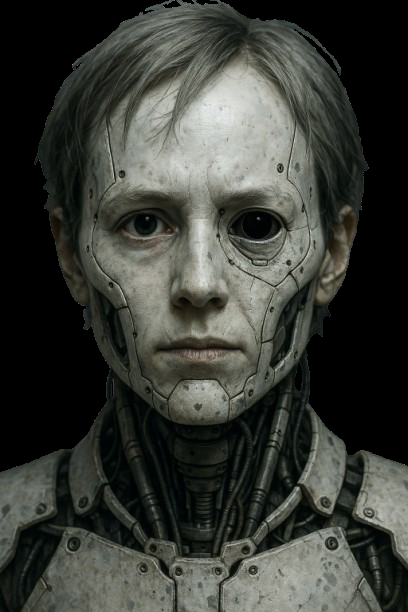
#> input picture robot.png, 408 x 612 px
$ python -i uncanny_demo.py   (imports and definitions only)   (older library calls are emulated)
#> lines starting #> are read from the running program, lines starting #| are printed output that depends on the picture; after the words box and inside, x2 and y2 are one past the last pixel; in counts of white or black regions, pixels touching at a corner belong together
import cv2
import numpy as np
# ==== run marker (drop-in) ====
import os, time, cv2
APP_NAME = "UNCANNY_DEMO"
BUILD_TS = time.strftime("%Y-%m-%d %H:%M:%S")
# [1 line not run here, left out]

WIN = f"{APP_NAME} | {BUILD_TS}"        # ←ウィンドウ名にも刻印
# =================================


# ==== スタイル制御（グローバル） ====
STYLE = 0           # 0..3 で切替（mキー）
ROBO_STRENGTH = 1.0 # 0.5〜2.0 推奨（';' と "'" で調整）
HEX_OVERLAY = True  # gキーで切替

def _posterize(bgr, levels=6):
    step = 256 // max(2, levels)
    return (bgr // step) * step

# [14 lines left out: functions _sobel_normals, _specular_from_normals, not called in this run]

def _panel_lines(gray):
    # エッジ+適応二値でパネル境界を抽出
    e1 = cv2.Canny(gray, 50, 120)
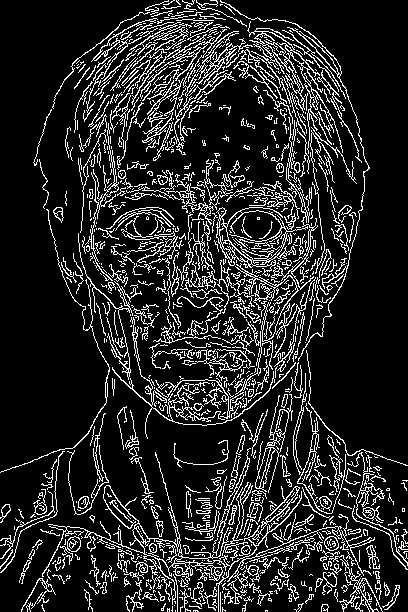
#> e1: shape (612, 408); 15% white in thin lines or dots
    th = cv2.adaptiveThreshold(gray,255,cv2.ADAPTIVE_THRESH_MEAN_C,
                               cv2.THRESH_BINARY_INV, 31, 7)
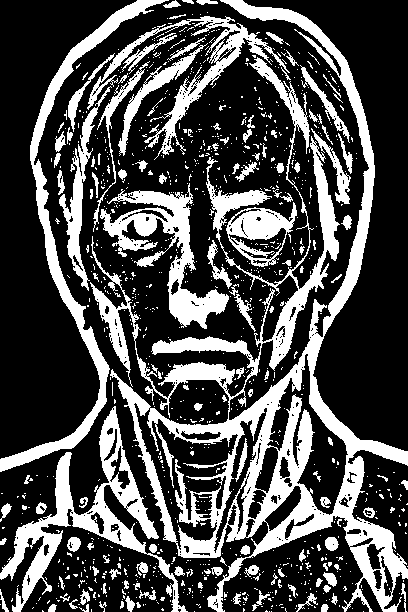
#> th: shape (612, 408); 29.6% white; 1013 white regions (880 under 20 px), largest, box (x1, y1, x2, y2) and area: (90, 0, 408, 612) 34403, (0, 406, 188, 612) 7271, (0, 0, 169, 472) 6180
    lines = cv2.bitwise_or(e1, th)
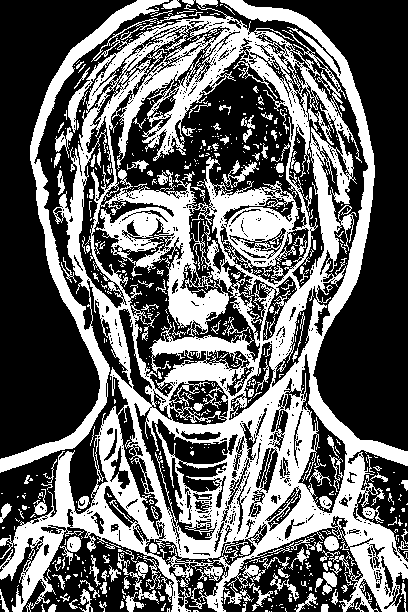
#> lines: shape (612, 408); 39.9% white; 613 white regions (456 under 20 px), largest, box (x1, y1, x2, y2) and area: (0, 0, 408, 612) 87832, (117, 553, 159, 604) 406, (222, 160, 259, 188) 292
    lines = cv2.medianBlur(lines, 3)
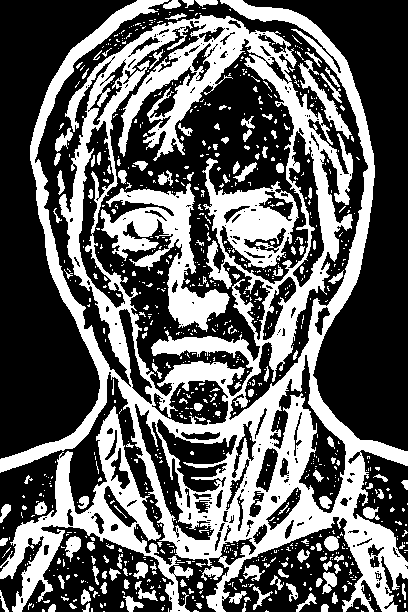
#> lines: shape (612, 408); 38% white; 922 white regions (783 under 20 px), largest, box (x1, y1, x2, y2) and area: (0, 0, 408, 612) 67352, (0, 406, 193, 612) 8723, (100, 183, 230, 332) 6404
    return lines

# [96 lines left out: functions _blue_chrome, _hex_overlay, _scanline, robotize, not called in this run]

>>> import cv2
>>> picture = cv2.imread('robot.png', cv2.IMREAD_GRAYSCALE)
>>> result = _panel_lines(picture)
